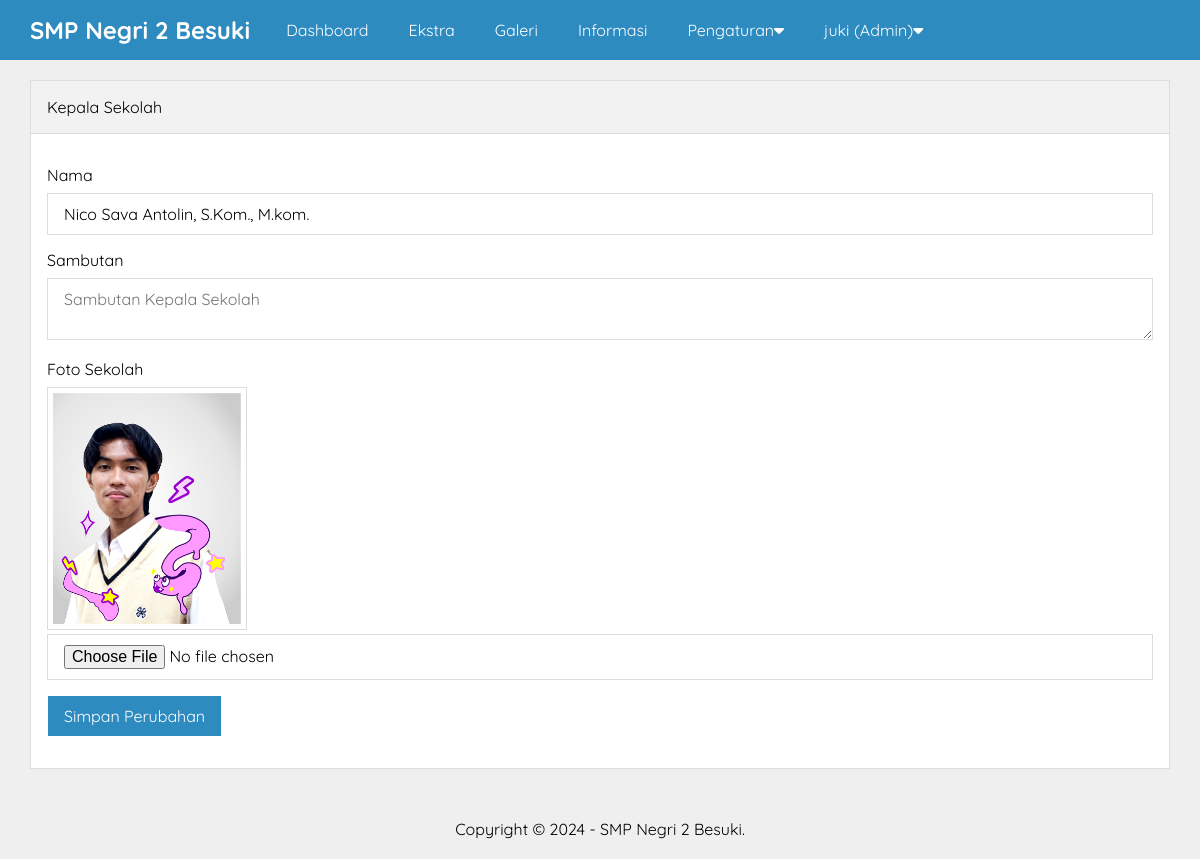
/admin/kepala-sekolah.php (signed in), run on the app's committed database.
### tables this page shows
CREATE TABLE `pengaturan` (
  `id` int(11) NOT NULL,
  `nama` varchar(50) NOT NULL,
  `email` varchar(50) NOT NULL,
  `telepon` varchar(20) NOT NULL,
  `alamat` text NOT NULL,
  `logo` varchar(50) NOT NULL,
  `favicon` varchar(50) NOT NULL,
  `tentang_sekolah` text NOT NULL,
  `foto_sekolah` varchar(50) NOT NULL,
  `google_maps` text NOT NULL,
  `nama_kepsek` varchar(50) NOT NULL,
  `foto_kepsek` varchar(50) NOT NULL,
  `sambutan_kepsek` text NOT NULL,
  `created_at` timestamp NOT NULL DEFAULT current_timestamp(),
  `updated_at` datetime DEFAULT NULL
);

### admin/kepala-sekolah.php (the view, shortened to what this page needs)
<?php include'header.php' ?>
        <div class="content">
            <div class="container">
                <div class="box">
                    <div class="box-header">
                        Kepala Sekolah
                    </div>
                    <div class="box-body">
                        <form action="" method="POST" enctype="multipart/form-data">
                            <div class="form-group">
                                <label>Nama</label>
                                <input ype="text" name="nama" class="input-control" placeholder="Nama Kepala Sekolah" value="<?= $d->nama_kepsek ?>" required>
                            </div>
                            <div class="form-group">
                                <label>Sambutan</label>
                                <textarea name="sambutan" class="input-control" placeholder="Sambutan Kepala Sekolah" value="<?= $d->sambutan_kepsek ?>" required></textarea>
                            </div>
                            <div class="form-group">
                                <label>Foto Sekolah</label>
                                <img src="../uploads/identitas/<?= $d->foto_kepsek ?>" width="200px" class="image">
                                <input type="file" name="foto_baru" class="input-control" >
                            </div>
                            <input type="submit" name="submit" value="Simpan Perubahan" class="btn btn-blue">
                        </form>
                    </div>
                </div>
            </div>
        </div>
        <?php include 'footer.php' ?>

### admin/header.php (shortened to what this page needs)
<?php
    include '../koneksi.php';
    $identitas = mysqli_query($conn, "SELECT * FROM pengaturan ORDER BY id DESC LIMIT 1");
    $d = mysqli_fetch_object($identitas);
?>
<!DOCTYPE html>
<html>
    <head>
        <link rel="stylesheet" type="text/css" href="../assets/css/style.css">
        <link rel="stylesheet" href="https://cdnjs.cloudflare.com/ajax/libs/font-awesome/6.5.2/css/all.min.css" />
    </head>
    <body class="bg-light">
        <div class="navbar">
            <div class="container">
                <h2 class="nav-brand float-left"><a href="index.php"><?= $d->nama ?></a></h2>
                <ul class="nav-menu float-left">
                    <li><a href="index.php">Dashboard</a></li>
                    <?php if($_SESSION['ulevel'] == 'Super Admin'){ ?>
                        <li><a href="pengguna.php">Pengguna</a></li>
                    <?php } elseif($_SESSION['ulevel'] == 'Admin'){ ?>
                        <li><a href="jurusan.php">Ekstra</a></li>
                        <li><a href="galeri.php">Galeri</a></li>
                        <li><a href="informasi.php">Informasi</a></li>
                        <li>
                            <a href="#">Pengaturan<i class="fa fa-caret-down"></i></a>
                        </li>
                    <?php } ?>
                    <li>
                        <a href=""><?= $_SESSION['uname'] ?> (<?= $_SESSION['ulevel'] ?>)<i class="fa fa-caret-down"></i></a>
                    </li>
                </ul>
            </div>
        </div>

### admin/footer.php
        <div class="footer">
            <div class="container text-center">
                Copyright &copy; 2024 - <?= $d->nama ?>.
            </div>
        </div>
    </body>
</html>

### assets/css/style.css (style rules this page uses)
* { margin: 0; padding: 0; font-family: 'Quicksand', sans-serif; box-sizing: border-box; }
a { text-decoration: none; }
.float-left { float: left; }
.container { width: 1140px; margin:0 auto; }
.container::after { content: ""; display: block; clear: both; }
.bg-light { background-color: #efefef; }
.box { border:1px solid #ddd; background-color: #fff; }
.box-header { padding:16px; border-bottom:1px solid #ddd; background-color: #f2f2f2; }
.box-body { padding: 16px; }
form { margin: 15px 0; }
.form-group { margin-bottom: 15px; }
.form-group label { display: block; margin-bottom: 8px; }
.form-group .input-control { padding: 10px 16px; width: 100%; font-size: 16px; border: 1px solid #ddd; }
.btn { border: 1px solid #ddd; padding: 10px 16px; font-size: 16px; }
.btn-blue { background-color: #2E8BC0; color: #fff; border: 1px solid; }
.text-center { text-align: center !important; }
.navbar { height: 60px; width: 100%; background-color: #2E8BC0; position: fixed; top: 0; z-index: 1000; }
.navbar a { color: #fff; }
.nav-brand { display: inline-block; padding: 15px 0; margin-right: 16px; }
.nav-menu { display: flex; list-style: none; }
.nav-menu li a { padding: 20px; display: inline-block; }
.content { padding: 80px 0 30px 0; }
.footer { padding: 20px 0; }
.image { border: 1px solid #ddd; padding: 5px; }

### data on the page
pengaturan: nama "SMP Negri 2 Besuki", nama "Nico Sava Antolin, S.Kom., M.kom.", foto_kepsek (picture)

### other printed values
$_SESSION['uname'] "juki"
$_SESSION['ulevel'] "Admin"
